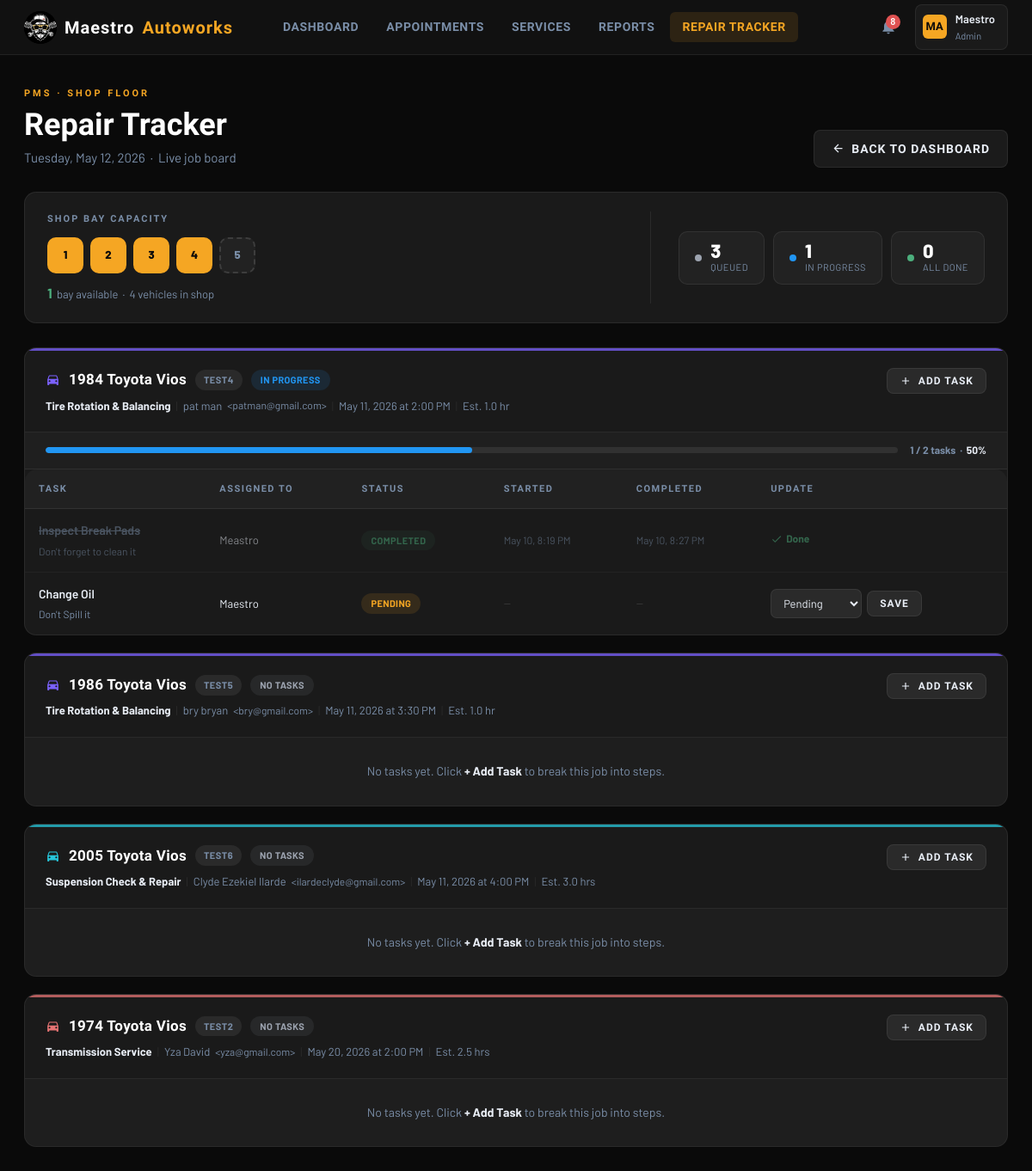
Screenshot of /admin_pms.php (signed in) with the database file from the repository.
### tables this page shows
CREATE TABLE `users` (
  `id` int(11) NOT NULL,
  `first_name` varchar(100) NOT NULL,
  `last_name` varchar(100) NOT NULL,
  `username` varchar(100) NOT NULL,
  `email` varchar(150) NOT NULL,
  `password` varchar(255) NOT NULL,
  `role` enum('customer','admin') NOT NULL DEFAULT 'customer',
  `phone` varchar(30) DEFAULT NULL,
  `created_at` timestamp NOT NULL DEFAULT current_timestamp()
);

CREATE TABLE `appointments` (
  `id` int(11) NOT NULL,
  `user_id` int(11) NOT NULL,
  `service_id` int(11) NOT NULL,
  `vehicle_make` varchar(80) DEFAULT NULL,
  `vehicle_model` varchar(80) DEFAULT NULL,
  `vehicle_year` year(4) DEFAULT NULL,
  `plate_no` varchar(20) DEFAULT NULL,
  `appt_date` date NOT NULL,
  `appt_time` time NOT NULL,
  `notes` text DEFAULT NULL,
  `status` enum('pending','confirmed','declined','completed','cancelled') NOT NULL DEFAULT 'pending',
  `admin_notes` text DEFAULT NULL,
  `created_at` timestamp NOT NULL DEFAULT current_timestamp(),
  `updated_at` timestamp NOT NULL DEFAULT current_timestamp() ON UPDATE current_timestamp()
);

CREATE TABLE `services` (
  `id` int(11) NOT NULL,
  `name` varchar(150) NOT NULL,
  `description` text DEFAULT NULL,
  `duration_hr` decimal(4,1) NOT NULL DEFAULT 1.0,
  `price` decimal(10,2) DEFAULT NULL,
  `category` varchar(80) DEFAULT NULL,
  `active` tinyint(1) NOT NULL DEFAULT 1
);

CREATE TABLE `repair_tasks` (
  `id` int(11) NOT NULL,
  `appt_id` int(11) NOT NULL,
  `task_name` varchar(150) NOT NULL,
  `assigned_to` varchar(100) DEFAULT NULL,
  `status` enum('pending','in_progress','testing','completed') NOT NULL DEFAULT 'pending',
  `started_at` datetime DEFAULT NULL,
  `completed_at` datetime DEFAULT NULL,
  `notes` text DEFAULT NULL,
  `sort_order` tinyint(3) UNSIGNED NOT NULL DEFAULT 0,
  `created_at` timestamp NOT NULL DEFAULT current_timestamp(),
  `updated_at` timestamp NOT NULL DEFAULT current_timestamp() ON UPDATE current_timestamp()
);

### admin_pms.php (the view, shortened to what the rows shown need)
<?php
require 'db.php';
require 'partials/header.php';
$jobs = $pdo->query("
    SELECT  a.*,
            u.first_name, u.last_name, u.email,
            s.name        AS service_name,
            s.duration_hr,
            s.category
    FROM    appointments a
    JOIN    users    u ON u.id = a.user_id
    JOIN    services s ON s.id = a.service_id
    WHERE   a.status = 'confirmed'
    ORDER   BY a.appt_date ASC, a.appt_time ASC
")->fetchAll();
$tasksByAppt = [];
if (!empty($jobs)) {
    $apptIds  = array_column($jobs, 'id');
    $in       = implode(',', array_fill(0, count($apptIds), '?'));
    $taskStmt = $pdo->prepare("
        SELECT * FROM repair_tasks
        WHERE  appt_id IN ($in)
        ORDER  BY appt_id, sort_order, id
    ");
    $taskStmt->execute($apptIds);
    foreach ($taskStmt->fetchAll() as $t) {
        $tasksByAppt[$t['appt_id']][] = $t;
    }
}
?>
<main class="page-shell">
<?php if (empty($jobs)): ?>
    <div class="card" style="text-align:center;padding:72px 24px;">
        <svg viewBox="0 0 24 24" style="width:52px;height:52px;fill:var(--muted);
             opacity:.35;display:block;margin:0 auto 20px;">
            <path d="M19 3H5c-1.1 0-2 .9-2 2v14c0 1.1.9 2 2 2h14c1.1 0 2-.9 2-2V5c0-1.1-.9-2-2-2zm-5 14H7v-2h7v2zm3-4H7v-2h10v2zm0-4H7V7h10v2z"/>
        </svg>
        <div style="font-size:22px;font-weight:800;color:var(--white);
                    font-family:'Barlow Condensed',sans-serif;margin-bottom:8px;">
            No active jobs on the floor
        </div>
        <div style="font-size:14px;color:var(--muted);max-width:360px;margin:0 auto 24px;">
            Confirmed appointments will appear here once they are ready for the shop floor.
        </div>
        <a href="admin_appointments.php?status=pending"
           class="btn btn-secondary" style="display:inline-flex;">
            View Pending Appointments
        </a>
    </div>
<?php else: ?>
    <div style="display:grid;gap:20px;">
    <?php foreach ($jobs as $job):
        $tasks   = $tasksByAppt[$job['id']] ?? [];
        $total   = count($tasks);
        $done    = count(array_filter($tasks, fn($t) => $t['status'] === 'completed'));
        $pct     = $total > 0 ? round($done / $total * 100) : 0;
        $allDone = $total > 0 && $done === $total;
        [$jColor, $jBg, $jLabel] = match(true) {
            $total === 0 => ['#9ca3af', 'rgba(156,163,175,0.1)', 'No Tasks'],
            $allDone     => ['var(--success)', 'rgba(76,175,125,0.12)', 'All Done'],
            $done > 0    => ['#2196F3', 'rgba(33,150,243,0.12)', 'In Progress'],
            default      => ['var(--yellow)', 'var(--yellow-lt)', 'Not Started'],
        };
        $catColor = match($job['category'] ?? '') {
            'Maintenance' => 'var(--yellow)',
            'Brakes'      => 'var(--danger)',
            'Tires'       => '#7B61FF',
            'Electrical'  => '#4A90D9',
            'Diagnostics' => '#F5A623',
            'Comfort'     => 'var(--success)',
            'Drivetrain'  => '#E57373',
            'Suspension'  => '#26C6DA',
            default       => 'var(--muted)',
        };
    ?>
        <div class="job-card">
            <div style="height:3px;background:<?= $catColor ?>;opacity:.75;"></div>
            <div class="job-header">
                <div>
                    <div style="display:flex;align-items:center;gap:10px;flex-wrap:wrap;margin-bottom:6px;">
                        <svg viewBox="0 0 24 24" style="width:17px;height:17px;fill:<?= $catColor ?>;flex-shrink:0;">
                            <path d="M18.92 6.01C18.72 5.42 18.16 5 17.5 5h-11c-.66 0-1.21.42-1.42 1.01L3 12v8c0 .55.45 1 1 1h1c.55 0 1-.45 1-1v-1h12v1c0 .55.45 1 1 1h1c.55 0 1-.45 1-1v-8l-2.08-5.99zM6.5 16c-.83 0-1.5-.67-1.5-1.5S5.67 13 6.5 13s1.5.67 1.5 1.5S7.33 16 6.5 16zm11 0c-.83 0-1.5-.67-1.5-1.5s.67-1.5 1.5-1.5 1.5.67 1.5 1.5-.67 1.5-1.5 1.5zM5 11l1.5-4.5h11L19 11H5z"/>
                        </svg>
                        <span style="font-weight:800;font-size:17px;color:var(--white);
                                     font-family:'Barlow Condensed',sans-serif;letter-spacing:.3px;">
                            <?= htmlspecialchars($job['vehicle_year'] . ' ' . $job['vehicle_make'] . ' ' . $job['vehicle_model']) ?>
                        </span>
                        <span style="font-size:11px;padding:3px 10px;border-radius:99px;
                            font-weight:700;background:rgba(255,255,255,0.07);
                            color:var(--muted);letter-spacing:.5px;">
                            <?= htmlspecialchars($job['plate_no']) ?>
                        </span>
                        <span class="pms-badge" style="color:<?= $jColor ?>;background:<?= $jBg ?>;">
                            <?= $jLabel ?>
                        </span>
                    </div>
                    <div class="job-meta">
                        <strong style="color:var(--text);"><?= htmlspecialchars($job['service_name']) ?></strong>
                        <span style="color:var(--border-sub);">|</span>
                        <?= htmlspecialchars($job['first_name'] . ' ' . $job['last_name']) ?>
                        <span style="font-size:12px;">&lt;<?= htmlspecialchars($job['email']) ?>&gt;</span>
                        <span style="color:var(--border-sub);">|</span>
                        <?= date('M j, Y', strtotime($job['appt_date'])) ?>
                        at <?= date('g:i A', strtotime($job['appt_time'])) ?>
                        <span style="color:var(--border-sub);">|</span>
                        Est. <?= $job['duration_hr'] ?> hr<?= $job['duration_hr'] != 1 ? 's' : '' ?>
                    </div>
                </div>
                <div style="display:flex;gap:8px;align-items:center;flex-wrap:wrap;">
                    <button class="btn btn-secondary btn-sm"
                            id="add-btn-<?= $job['id'] ?>"
                            onclick="toggleAddTask(<?= $job['id'] ?>)">
                        <svg viewBox="0 0 24 24" style="width:14px;height:14px;fill:currentColor;">
                            <path d="M19 13h-6v6h-2v-6H5v-2h6V5h2v6h6v2z"/>
                        </svg>
                        Add Task
                    </button>
                </div>
            </div>
            <?php if ($total > 0): ?>
            <div class="progress-bar-wrap">
                <div class="progress-track">
                    <div class="progress-fill"
                         style="width:<?= $pct ?>%;
                                background:<?= $pct === 100 ? 'var(--success)' : '#2196F3' ?>;"></div>
                </div>
                <div style="font-size:12px;font-weight:700;color:var(--muted);white-space:nowrap;">
                    <?= $done ?> / <?= $total ?> tasks &nbsp;·&nbsp;
                    <span style="color:<?= $pct === 100 ? 'var(--success)' : 'var(--text)' ?>;"><?= $pct ?>%</span>
                </div>
            </div>
            <?php endif; ?>
            <?php if (!empty($tasks)): ?>
            <div class="table-wrap">
                <table>
                    <thead><tr>
                        <th>Task</th>
                        <th>Assigned To</th>
                        <th>Status</th>
                        <th>Started</th>
                        <th>Completed</th>
                        <th style="min-width:185px;">Update</th>
                    </tr></thead>
                    <tbody>
                    <?php foreach ($tasks as $t):
                        [$sc, $sb] = match($t['status']) {
                            'pending'     => ['var(--yellow)',   'var(--yellow-lt)'],
                            'in_progress' => ['#2196F3',         'rgba(33,150,243,0.12)'],
                            'testing'     => ['#7B61FF',         'rgba(123,97,255,0.12)'],
                            'completed'   => ['var(--success)',  'var(--success-lt)'],
                            default       => ['var(--muted)',    'rgba(122,142,168,0.1)'],
                        };
                        $statusLabel = ucwords(str_replace('_', ' ', $t['status']));
                    ?>
                        <tr style="<?= $t['status'] === 'completed' ? 'opacity:.5;' : '' ?>">
                            <td>
                                <span style="font-weight:600;
                                    <?= $t['status'] === 'completed'
                                        ? 'text-decoration:line-through;color:var(--muted);'
                                        : 'color:var(--text);' ?>">
                                    <?= htmlspecialchars($t['task_name']) ?>
                                </span>
                                <?php if ($t['notes']): ?>
                                    <div style="font-size:12px;color:var(--muted);margin-top:3px;">
                                        <?= htmlspecialchars($t['notes']) ?>
                                    </div>
                                <?php endif; ?>
                            </td>
                            <td style="font-size:13px;">
                                <?php if ($t['assigned_to']): ?>
                                    <span style="color:var(--text);">
                                        <?= htmlspecialchars($t['assigned_to']) ?>
                                    </span>
                                <?php else: ?>
                                    <span style="color:var(--muted);font-size:12px;font-style:italic;">Unassigned</span>
                                <?php endif; ?>
                            </td>
                            <td>
                                <span class="pms-badge"
                                      style="color:<?= $sc ?>;background:<?= $sb ?>;">
                                    <?= $statusLabel ?>
                                </span>
                            </td>
                            <td style="font-size:12px;color:var(--muted);">
                                <?= $t['started_at']
                                    ? date('M j, g:i A', strtotime($t['started_at']))
                                    : '<span style="color:rgba(255,255,255,0.15);">—</span>' ?>
                            </td>
                            <td style="font-size:12px;color:var(--muted);">
                                <?= $t['completed_at']
                                    ? date('M j, g:i A', strtotime($t['completed_at']))
                                    : '<span style="color:rgba(255,255,255,0.15);">—</span>' ?>
                            </td>
                            <td>
                                <?php if ($t['status'] !== 'completed'): ?>
                                <form method="POST" action="pms_update_task.php"
                                      style="display:inline-flex;gap:6px;align-items:center;">
                                    <select name="status" class="pms-select">
                                        <?php foreach (['pending','in_progress','testing','completed'] as $s): ?>
                                            <option value="<?= $s ?>"
                                                <?= $t['status'] === $s ? 'selected' : '' ?>>
                                                <?= ucwords(str_replace('_', ' ', $s)) ?>
                                            </option>
                                        <?php endforeach; ?>
                                    </select>
                                    <button class="btn btn-secondary btn-sm">Save</button>
                                </form>
                                <?php else: ?>
                                    <span style="font-size:12px;color:var(--success);font-weight:700;
                                                 display:inline-flex;align-items:center;gap:4px;">
                                        <svg viewBox="0 0 24 24" style="width:14px;height:14px;fill:currentColor;">
                                            <path d="M9 16.17L4.83 12l-1.42 1.41L9 19 21 7l-1.41-1.41z"/>
                                        </svg>
                                        Done
                                    </span>
                                <?php endif; ?>
                            </td>
                        </tr>
                    <?php endforeach; ?>
                    </tbody>
                </table>
            </div>
            <?php else: ?>
                <div style="padding:28px 24px;text-align:center;
                            background:rgba(255,255,255,0.015);">
                    <div style="font-size:14px;color:var(--muted);">
                        No tasks yet. Click
                        <strong style="color:var(--text);">+ Add Task</strong>
                        to break this job into steps.
                    </div>
                </div>
            <?php endif; ?>
        </div>
    <?php endforeach; ?>
    </div>
<?php endif; ?>
</main>
<?php require 'partials/footer.php'; ?>

### partials/header.php (shortened to what the rows shown need)
<?php
$currentUser = $pdo->prepare("SELECT id, first_name, last_name, username, role FROM users WHERE id = ?");
$currentUser->execute([$_SESSION['user_id']]);
$me = $currentUser->fetch();
$initials = strtoupper(substr($me['first_name'],0,1) . substr($me['last_name'],0,1));
?>
<!DOCTYPE html>
<html lang="en">
<head>
    <link rel="stylesheet" href="app.css">
</head>
<body>
<div class="app-body">
<header class="topbar">
    <div class="topbar-right">
        <div style="position:relative;">
            <div class="user-chip" id="userChip">
                <div class="user-avatar"><?= $initials ?></div>
                <div>
                    <div class="user-name"><?= htmlspecialchars($me['first_name']) ?></div>
                    <div class="user-role"><?= ucfirst($me['role']) ?></div>
                </div>
            </div>
        </div>
    </div>
</header>

### rows the page displays
users: initials "MA", first_name "Maestro", role "Admin"
appointments: vehicle_year+vehicle_make+vehicle_model "1984 Toyota Vios", plate_no "TEST4", jLabel "IN PROGRESS", service.name "Tire Rotation & Balancing", user.last_name "pat man", user.email "patman@gmail.com", appt_date "May 11, 2026", appt_time "2:00 PM", service.duration_hr "1.0", done "1", id "2", pct "50"
repair_tasks: task_name "Inspect Break Pads", notes "Don't forget to clean it", assigned_to "Meastro", status "COMPLETED", started_at "May 10, 8:19 PM", completed_at "May 10, 8:27 PM", shows "Done"
repair_tasks: task_name "Change Oil", notes "Don't Spill it", assigned_to "Maestro", status "PENDING", status "Pending"
appointments: vehicle_year+vehicle_make+vehicle_model "1986 Toyota Vios", plate_no "TEST5", jLabel "NO TASKS", service.name "Tire Rotation & Balancing", user.last_name "bry bryan", user.email "bry@gmail.com", appt_date "May 11, 2026", appt_time "3:30 PM", service.duration_hr "1.0", shows "No tasks yet. Click"
appointments: vehicle_year+vehicle_make+vehicle_model "2005 Toyota Vios", plate_no "TEST6", jLabel "NO TASKS", service.name "Suspension Check & Repair", user.last_name "Clyde Ezekiel Ilarde", user.email "ilardeclyde@gmail.com", appt_date "May 11, 2026", appt_time "4:00 PM", service.duration_hr "3.0", shows "No tasks yet. Click"
appointments: vehicle_year+vehicle_make+vehicle_model "1974 Toyota Vios", plate_no "TEST2", jLabel "NO TASKS", service.name "Transmission Service", user.last_name "Yza David", user.email "yza@gmail.com", appt_date "May 20, 2026", appt_time "2:00 PM", service.duration_hr "2.5", shows "No tasks yet. Click"

### other values shown
$unreadCount "8"
$slotsLeft "1"
$activeCount "4"
$jobsQueued "3"
$jobsActive "1"
$jobsDone "0"
